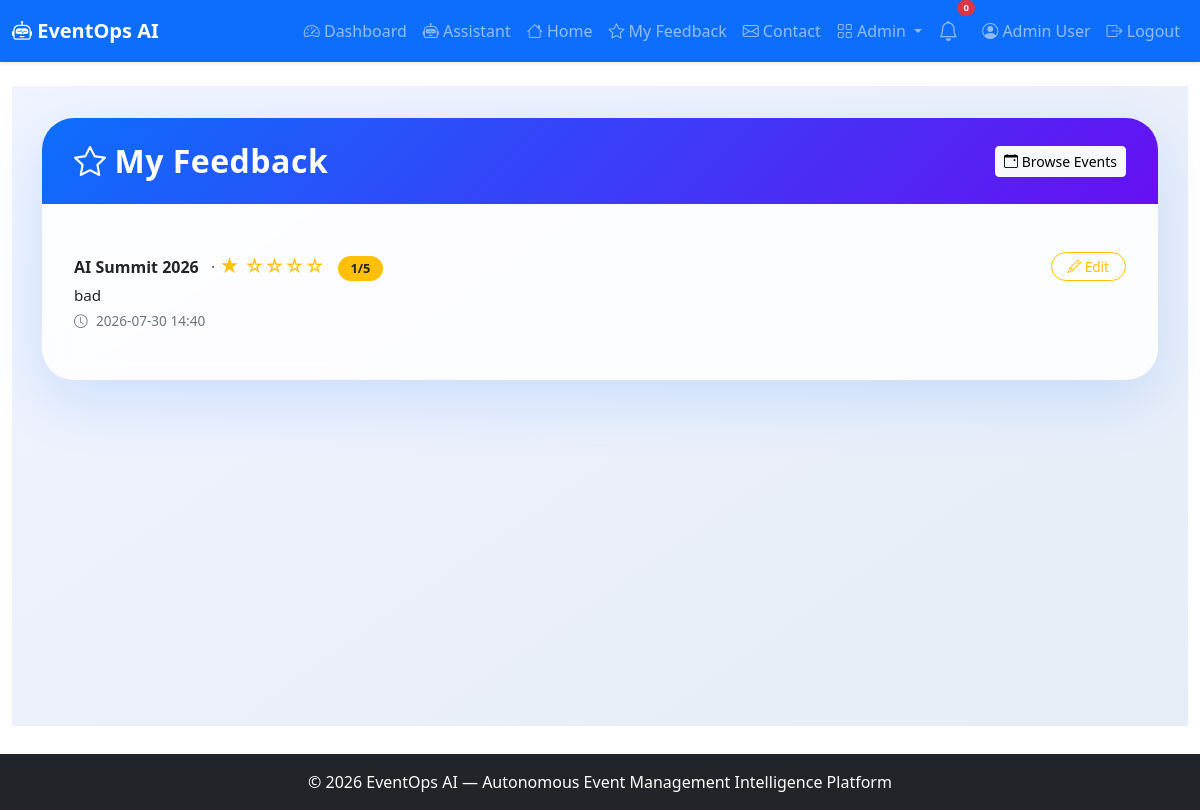
The app's page /my-feedback (signed in) with its own data.
### app.py (models this page shows, shortened)
class User(UserMixin, db.Model):
    id = db.Column(db.Integer, primary_key=True)
    name = db.Column(db.String(100), nullable=False)
    email = db.Column(db.String(100), unique=True, nullable=False)
    password_hash = db.Column(db.String(200), nullable=False)
    role = db.Column(db.String(20), default='user')
    created_at = db.Column(db.DateTime, default=lambda: datetime.now(timezone.utc))

class Feedback(db.Model):
    __tablename__ = 'feedback'
    __table_args__ = {'extend_existing': True}
    id = db.Column(db.Integer, primary_key=True)
    user_id = db.Column(db.Integer, db.ForeignKey('user.id'), nullable=False)
    event_id = db.Column(db.Integer, db.ForeignKey('event.id'), nullable=False)
    rating = db.Column(db.Integer, nullable=False)
    comment = db.Column(db.Text)
    created_at = db.Column(db.DateTime, default=lambda: datetime.now(timezone.utc))
    user = db.relationship('User', backref='feedbacks')
    event = db.relationship('Event', backref='feedbacks')

class Event(db.Model):
    id = db.Column(db.Integer, primary_key=True)
    title = db.Column(db.String(200), nullable=False)
    description = db.Column(db.Text)
    date = db.Column(db.String(50))
    time = db.Column(db.String(50))
    location = db.Column(db.String(200))
    capacity = db.Column(db.Integer)
    status = db.Column(db.String(20), default='upcoming')
    created_at = db.Column(db.DateTime, default=lambda: datetime.now(timezone.utc))

### app.py (the view)
@app.route('/my-feedback')
@login_required
def feedback_list():
    feedbacks = Feedback.query.filter_by(user_id=current_user.id).order_by(Feedback.created_at.desc()).all()
    return render_template('feedback_list.html', feedbacks=feedbacks)

### app.py (called while the page is built)
@login_manager.user_loader
def load_user(user_id):
    return User.query.get(int(user_id))

### templates/feedback_list.html (shortened to what this page needs)
{% extends "base.html" %}
{% block content %}
<div class="feedback-wrapper">
    <div class="container">
        <div class="card feedback-card">
            <div class="card-header d-flex justify-content-between align-items-center">
                <h2 class="mb-0"><i class="bi bi-star me-2"></i>My Feedback</h2>
                <a href="{{ url_for('browse_events') }}" class="btn btn-light btn-sm">
                    <i class="bi bi-calendar-event"></i> Browse Events
                </a>
            </div>
            <div class="card-body">
                {% if feedbacks %}
                    {% for fb in feedbacks %}
                    <div class="feedback-item">
                        <div>
                            <div>
                                <strong>{{ fb.event.title }}</strong>
                                <span class="text-muted ms-2">·</span>
                                <span class="feedback-rating">
                                    {% for i in range(fb.rating) %}★{% endfor %}
                                    {% for i in range(5 - fb.rating) %}☆{% endfor %}
                                    <span class="rating-badge ms-2">{{ fb.rating }}/5</span>
                                </span>
                            </div>
                            <div class="feedback-comment">{{ fb.comment or 'No comment provided.' }}</div>
                            <div class="feedback-meta mt-1">
                                <i class="bi bi-clock"></i> {{ fb.created_at.strftime('%Y-%m-%d %H:%M') }}
                            </div>
                        </div>
                        <div>
                            <a href="{{ url_for('feedback', event_id=fb.event_id) }}" class="btn btn-outline-warning btn-edit">
                                <i class="bi bi-pencil"></i> Edit
                            </a>
                        </div>
                    </div>
                    {% endfor %}
                {% else %}
                    <div class="empty-state">
                        <i class="bi bi-star"></i>
                        <h5>No Feedback Yet</h5>
                        <p>You haven't submitted any feedback. <a href="{{ url_for('browse_events') }}">Browse events</a> and share your experience!</p>
                    </div>
                {% endif %}
            </div>
        </div>
    </div>
</div>
{% endblock %}

### templates/base.html (shortened to what this page needs)
<!DOCTYPE html>
<html lang="en">
<head>
    <link href="https://cdn.jsdelivr.net/npm/bootstrap@5.3.0/dist/css/bootstrap.min.css" rel="stylesheet">
    <link rel="stylesheet" href="https://cdn.jsdelivr.net/npm/bootstrap-icons@1.11.0/font/bootstrap-icons.css">
    <link rel="stylesheet" href="{{ url_for('static', filename='css/style.css') }}">
</head>
<body>
    <nav class="navbar navbar-expand-lg navbar-dark bg-primary shadow-sm">
        <div class="container-fluid">
            <a class="navbar-brand fw-bold" href="{{ url_for('index') }}">
                <i class="bi bi-robot"></i> EventOps AI
            </a>
            <div class="collapse navbar-collapse" id="navbarNav">
                <ul class="navbar-nav ms-auto align-items-lg-center">
                    {% if current_user.is_authenticated %}
                        <li class="nav-item">
                            <a class="nav-link" href="{{ url_for('dashboard') }}">
                                <i class="bi bi-speedometer2"></i> Dashboard
                            </a>
                        </li>
                        <li class="nav-item">
                            <a class="nav-link" href="{{ url_for('assistant_page') }}">
                                <i class="bi bi-robot"></i> Assistant
                            </a>
                        </li>
                        <li class="nav-item">
                            <a class="nav-link" href="{{ url_for('index') }}">
                                <i class="bi bi-house"></i> Home
                            </a>
                        </li>
                    <li class="nav-item">
                         <a class="nav-link" href="{{ url_for('feedback_list') }}">
                            <i class="bi bi-star"></i> My Feedback
                         </a>
                    </li>
                        <li class="nav-item">
                            <a class="nav-link" href="{{ url_for('contact') }}">
                                <i class="bi bi-envelope"></i> Contact
                            </a>
                        </li>
                        {% if current_user.role == 'admin' %}
                        <li class="nav-item dropdown">
                            <a class="nav-link dropdown-toggle" href="#" role="button" data-bs-toggle="dropdown">
                                <i class="bi bi-grid"></i> Admin
                            </a>
                        </li>
                        {% endif %}
                        <li class="nav-item position-relative me-2">
                            <a class="nav-link" href="#" title="Notifications" data-bs-toggle="dropdown">
                                <i class="bi bi-bell fs-5"></i>
                                <span class="position-absolute top-0 start-100 translate-middle badge rounded-pill bg-danger" style="font-size:0.6rem;">
                                    0
                                </span>
                            </a>
                        </li>
                        <li class="nav-item">
                            <a class="nav-link" href="{{ url_for('profile') }}">
                                <i class="bi bi-person-circle"></i> {{ current_user.name }}
                            </a>
                        </li>
                        <li class="nav-item">
                            <a class="nav-link" href="{{ url_for('logout') }}">
                                <i class="bi bi-box-arrow-right"></i> Logout
                            </a>
                        </li>
                    {% endif %}
                </ul>
            </div>
        </div>
    </nav>
    <main class="container-fluid py-4">
        {% block content %}{% endblock %}
    </main>
    <footer class="footer bg-dark text-white py-3 mt-4">
        <div class="container text-center">
            <span>© 2026 EventOps AI — Autonomous Event Management Intelligence Platform</span>
        </div>
    </footer>
</body>
</html>

### static/css/style.css (style rules this page uses)
body { padding-bottom: 60px; }
.footer { position: fixed; bottom: 0; width: 100%; }

### templates/feedback_list.html (style rules this page uses)
.feedback-wrapper { min-height: 80vh; background: linear-gradient(145deg, #f0f4ff 0%, #e6edf7 100%); padding: 2rem 0; }
.feedback-card { border: none; border-radius: 2rem; background: rgba(255, 255, 255, 0.85); backdrop-filter: blur(10px); box-shadow: 0 20px 60px rgba(13, 110, 253, 0.15); overflow: hidden; }
.feedback-card .card-header { background: linear-gradient(135deg, #0d6efd, #6610f2); color: white; padding: 1.5rem 2rem; border: none; }
.feedback-card .card-header h2 { font-weight: 700; letter-spacing: 0.5px; }
.feedback-card .card-body { padding: 2rem; }
.feedback-item { border-bottom: 1px solid #e9ecef; padding: 1rem 0; display: flex; justify-content: space-between; align-items: flex-start; flex-wrap: wrap; gap: 0.5rem; }
.feedback-item:last-child { border-bottom: none; }
.feedback-rating { color: #ffc107; font-size: 1.2rem; }
.feedback-comment { font-size: 0.95rem; color: #212529; margin-top: 0.2rem; }
.feedback-meta { font-size: 0.85rem; color: #6c757d; }
.feedback-meta i { margin-right: 0.3rem; }
.rating-badge { background: #ffc107; color: #212529; padding: 0.2rem 0.8rem; border-radius: 30px; font-weight: 600; font-size: 0.8rem; }
.btn-edit { border-radius: 30px; padding: 0.2rem 1rem; font-size: 0.85rem; transition: all 0.2s; }

### records on screen
User: name "Admin User"
Feedback: event "AI Summit 2026", rating "1", comment "bad", created_at "2026-07-30 14:40"
